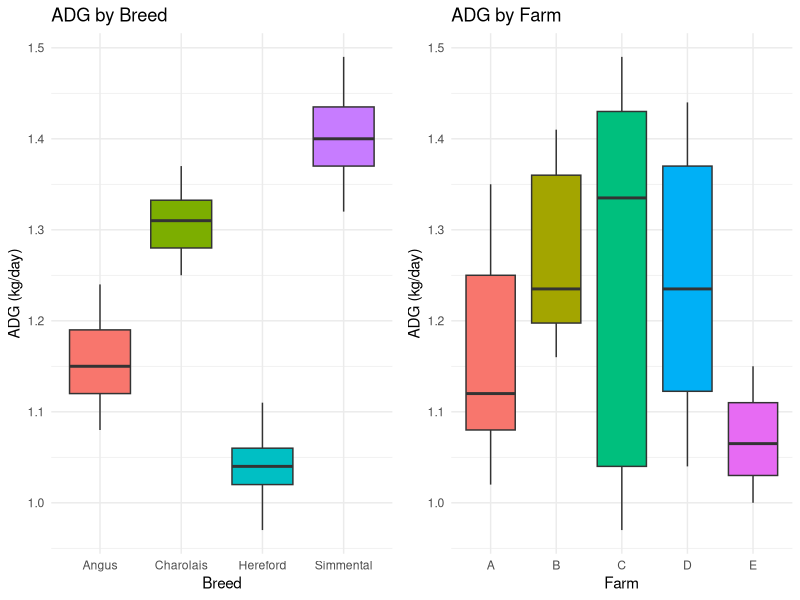
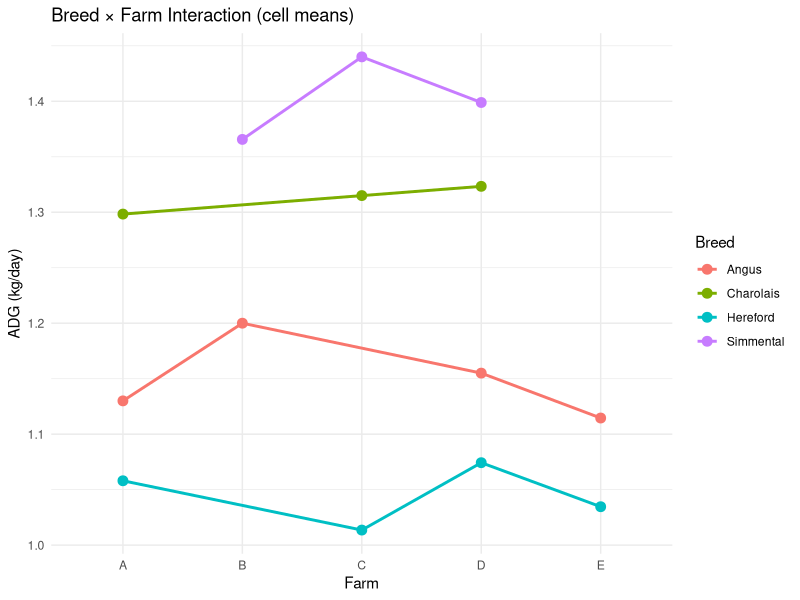

Generate these figures, in order, with R:
## ---- chunk 1
#| label: sheep-data-setup
#| message: false

# Load packages
library(MASS)     # For ginv()
library(ggplot2)  # For plotting
library(knitr)    # For tables

# Load data
sheep <- read.csv("data/sheep_fleece_unbalanced.csv")

# Inspect
head(sheep)
table(sheep$breed)  # Unbalanced: 3, 2, 1

# Summary statistics by breed
library(dplyr)
sheep %>%
  group_by(breed) %>%
  summarise(
    n = n(),
    mean = mean(fleece_weight),
    sd = sd(fleece_weight)
  )

# Create response vector and breed factor
y <- sheep$fleece_weight
breed <- factor(sheep$breed)
n <- length(y)
## ---- chunk 2
#| label: sheep-cell-means

# Step 1: Build design matrix (cell means: no intercept)
X_cell <- model.matrix(~ breed - 1, data = sheep)
colnames(X_cell) <- c("Corriedale", "Merino", "Romney")
X_cell  # Display

# Check rank
p <- ncol(X_cell)
rank_X <- qr(X_cell)$rank
cat("Rank of X (cell means):", rank_X, "= p =", p, "→ Full rank!\n")

# Step 2: Normal equations
XtX <- t(X_cell) %*% X_cell
Xty <- t(X_cell) %*% y

cat("\nX'X (diagonal for cell means):\n")
print(XtX)

cat("\nX'y:\n")
print(Xty)

# Step 3: Solve
XtX_inv <- solve(XtX)
b_cell <- XtX_inv %*% Xty

cat("\nEstimates (cell means model):\n")
print(b_cell)

# These should be group means
cat("\nGroup means (direct calculation):\n")
print(tapply(y, breed, mean))

# Step 4: Fitted values and residuals
y_hat <- X_cell %*% b_cell
residuals <- y - y_hat
SSE <- sum(residuals^2)
MSE <- SSE / (n - p)

cat("\nSSE:", SSE, "kg²\n")
cat("MSE:", MSE, "kg²\n")
cat("Residual SD:", sqrt(MSE), "kg\n")

# Compare with lm()
fit_cell <- lm(fleece_weight ~ breed - 1, data = sheep)
cat("\nComparison with lm():\n")
cat("Manual:", b_cell, "\n")
cat("lm():  ", coef(fit_cell), "\n")
cat("Match:", all.equal(c(b_cell), coef(fit_cell)), "\n")
## ---- chunk 3
#| label: sheep-effects-setzero

# Effects model: lm() default (first level as reference)
fit_effects <- lm(fleece_weight ~ breed, data = sheep)

cat("Effects model (Corriedale = 0 reference):\n")
summary(fit_effects)$coefficients

# Interpretation
cat("\nInterpretation:\n")
cat("μ (intercept):", coef(fit_effects)[1], "= Corriedale mean\n")
cat("α_Merino:", coef(fit_effects)[2], "= Merino - Corriedale\n")
cat("α_Romney:", coef(fit_effects)[3], "= Romney - Corriedale\n")

# Group means from effects model
cat("\nGroup means from effects model:\n")
cat("Corriedale:", coef(fit_effects)[1], "\n")
cat("Merino:", coef(fit_effects)[1] + coef(fit_effects)[2], "\n")
cat("Romney:", coef(fit_effects)[1] + coef(fit_effects)[3], "\n")
## ---- chunk 4
#| label: sheep-ginv

# Build full effects model X matrix
X_effects <- model.matrix(~ breed, data = sheep)
colnames(X_effects) <- c("mu", "Merino", "Romney")
X_effects  # Display

# Check rank
rank_X_effects <- qr(X_effects)$rank
p_effects <- ncol(X_effects)
cat("Rank of X (effects):", rank_X_effects, "< p =", p_effects, "→ NOT full rank!\n")

# Normal equations (singular)
XtX_effects <- t(X_effects) %*% X_effects
Xty_effects <- t(X_effects) %*% y

cat("\nX'X (effects model, singular):\n")
print(XtX_effects)

cat("\nDeterminant:", det(XtX_effects), "(= 0, singular)\n")

# Solve using Moore-Penrose g-inverse
XtX_ginv <- ginv(XtX_effects)

cat("\nMoore-Penrose g-inverse:\n")
print(XtX_ginv)

# Verify property: AA⁻A = A
verification <- XtX_effects %*% XtX_ginv %*% XtX_effects
error <- max(abs(verification - XtX_effects))
cat("\nVerification: ||X'X(X'X)⁻X'X - X'X|| =", error, "(should be ≈ 0)\n")

# Solution
b_ginv <- XtX_ginv %*% Xty_effects

cat("\nSolution using g-inverse:\n")
print(b_ginv)

# Fitted values (should be same as cell means)
y_hat_ginv <- X_effects %*% b_ginv

cat("\nFitted values match cell means:", all.equal(c(y_hat_ginv), c(y_hat)), "\n")
## ---- chunk 5
#| label: sheep-estimability

# Custom function to test estimability
is_estimable <- function(c, X, tol = 1e-10) {
  XtX <- t(X) %*% X
  XtX_ginv <- ginv(XtX)
  projection <- XtX %*% XtX_ginv %*% c
  all(abs(projection - c) < tol)
}

# Test various functions
cat("Testing estimability (effects model):\n\n")

# μ (intercept)
c_mu <- c(1, 0, 0)
cat("μ:", is_estimable(c_mu, X_effects), "\n")

# α_Merino
c_a1 <- c(0, 1, 0)
cat("α_Merino:", is_estimable(c_a1, X_effects), "\n")

# α_Romney
c_a2 <- c(0, 0, 1)
cat("α_Romney:", is_estimable(c_a2, X_effects), "\n")

# Contrast: α_Merino - α_Romney
c_contrast1 <- c(0, 1, -1)
cat("α_Merino - α_Romney:", is_estimable(c_contrast1, X_effects), "\n")

# Contrast: Romney vs. reference (Corriedale)
# In this parameterization, Corriedale is encoded as α=-sum(other α's)
# To compare Romney vs Corriedale: α_Romney - α_Corriedale
# But in the constraint where Corriedale is reference, this is just α_Romney
c_contrast2 <- c(0, 0, 1)
estimate1 <- t(c_contrast2) %*% coef(fit_effects)
cat("\nRomney vs. Corriedale (set-to-zero):", estimate1, "kg\n")

# Using g-inverse solution
estimate2 <- t(c_contrast2) %*% b_ginv
cat("Romney vs. Corriedale (g-inverse):  ", estimate2, "kg\n")

cat("\n→ Contrasts are estimable and unique!\n")
## ---- chunk 6
#| label: beef-load-data
#| message: false

# Load beef data
beef <- read.csv("data/beef_multifarm_unbalanced.csv")

# Inspect structure
str(beef)
head(beef)

# Sample sizes by breed and farm
cat("Sample sizes (breed × farm):\n")
table_breed_farm <- table(beef$breed, beef$farm)
print(table_breed_farm)

cat("\nTotal observations:", nrow(beef), "\n")

# Summary statistics
cat("\nADG by breed:\n")
breed_summary <- beef %>%
  group_by(breed) %>%
  summarise(
    n = n(),
    mean = mean(adg),
    sd = sd(adg)
  )
print(breed_summary)

cat("\nADG by farm:\n")
farm_summary <- beef %>%
  group_by(farm) %>%
  summarise(
    n = n(),
    mean = mean(adg),
    sd = sd(adg)
  )
print(farm_summary)

# Grand mean
cat("\nGrand mean ADG:", mean(beef$adg), "kg/day\n")
## ---- chunk 7
#| label: beef-visualization
#| fig-width: 10
#| fig-height: 6

library(ggplot2)
library(gridExtra)

# Boxplot by breed
p1 <- ggplot(beef, aes(x = breed, y = adg, fill = breed)) +
  geom_boxplot() +
  labs(title = "ADG by Breed", x = "Breed", y = "ADG (kg/day)") +
  theme_minimal() +
  theme(legend.position = "none")

# Boxplot by farm
p2 <- ggplot(beef, aes(x = farm, y = adg, fill = farm)) +
  geom_boxplot() +
  labs(title = "ADG by Farm", x = "Farm", y = "ADG (kg/day)") +
  theme_minimal() +
  theme(legend.position = "none")

# Side-by-side
grid.arrange(p1, p2, ncol = 2)

# Breed × farm interaction plot (only cells with data)
cell_means <- aggregate(adg ~ breed + farm, data = beef, FUN = mean)

ggplot(cell_means, aes(x = farm, y = adg, color = breed, group = breed)) +
  geom_line(size = 1) +
  geom_point(size = 3) +
  labs(title = "Breed × Farm Interaction (cell means)",
       x = "Farm", y = "ADG (kg/day)", color = "Breed") +
  theme_minimal()
## ---- chunk 8
#| label: beef-model1-breed

# Fit breed-only model (cell means)
fit_breed <- lm(adg ~ breed - 1, data = beef)

cat("Model 1: ADG ~ Breed (cell means)\n")
summary(fit_breed)

# Breed means
breed_means <- coef(fit_breed)
cat("\nBreed means (kg/day):\n")
print(breed_means)

# ANOVA
cat("\nANOVA table:\n")
anova(fit_breed)

# Interpretation
cat("\nInterpretation:\n")
cat("- Charolais highest ADG:", breed_means["breedCharolais"], "kg/day\n")
cat("- Hereford lowest ADG:", breed_means["breedHereford"], "kg/day\n")
cat("- Difference:", breed_means["breedCharolais"] - breed_means["breedHereford"], "kg/day\n")
cat("\nBUT: This ignores farm effects! Breeds not equally distributed across farms.\n")
## ---- chunk 9
#| label: beef-model2-additive

# Fit additive model
fit_additive <- lm(adg ~ breed + farm, data = beef)

cat("Model 2: ADG ~ Breed + Farm (additive)\n")
summary(fit_additive)

# Type I SS (sequential)
cat("\nType I SS (sequential):\n")
anova(fit_additive)

# Type III SS (each adjusted for others)
library(car)
cat("\nType III SS (each adjusted for others):\n")
Anova(fit_additive, type = 3)

cat("\n→ Note: Type I and Type III give different results!\n")
cat("   With unbalanced data, order matters for Type I.\n")
cat("   Type III tests each effect adjusted for the other.\n")
## ---- chunk 10
#| label: beef-model3-interaction

# Fit interaction model
fit_interaction <- lm(adg ~ breed * farm, data = beef)

cat("Model 3: ADG ~ Breed * Farm (interaction)\n")
summary(fit_interaction)

# Check which coefficients are NA (non-estimable)
coefs <- coef(fit_interaction)
na_coefs <- names(coefs)[is.na(coefs)]

cat("\nNon-estimable parameters (NA):\n")
print(na_coefs)

cat("\n→ These breed × farm combinations have no data (missing cells)\n")

# Type III ANOVA (may fail with aliased coefficients)
cat("\nAttempting Type III ANOVA:\n")
tryCatch({
  Anova(fit_interaction, type = 3)
}, error = function(e) {
  cat("→ Type III SS cannot be computed due to aliased coefficients\n")
  cat("  This is expected with missing cells in interaction models!\n")
  cat("  Use model comparison with anova() instead.\n")
})

# Test interaction significance
cat("\nTest interaction vs. additive:\n")
anova(fit_additive, fit_interaction)

# Interpretation
if (anova(fit_additive, fit_interaction)$`Pr(>F)`[2] < 0.05) {
  cat("\n→ Interaction is significant (p < 0.05)\n")
  cat("   Breed effects depend on farm!\n")
} else {
  cat("\n→ Interaction not significant (p ≥ 0.05)\n")
  cat("   Additive model sufficient.\n")
}
## ---- chunk 11
#| label: beef-estimable-contrasts
#| message: false

library(emmeans)

# Estimated marginal means for breed (averaged across farms)
emm_breed <- emmeans(fit_additive, "breed")

cat("Estimated marginal means (breed):\n")
print(emm_breed)

# Pairwise comparisons
cat("\nPairwise breed comparisons:\n")
pairs_breed <- pairs(emm_breed, adjust = "tukey")
print(pairs_breed)

# Custom contrast: British vs. Continental breeds
# British: Angus, Hereford
# Continental: Charolais, Simmental
contrast_british_continental <- list(
  "British vs Continental" = c(0.5, 0.5, -0.5, -0.5)  # Angus, Char, Here, Simm
)

cat("\nCustom contrast: British vs. Continental breeds:\n")
test_contrast <- contrast(emm_breed, contrast_british_continental)
print(test_contrast)

# Effect size
effect_size <- summary(test_contrast)$estimate
cat("\nEffect size:", effect_size, "kg/day\n")
cat("Continental breeds gain", abs(effect_size), "kg/day more than British breeds (on average).\n")
## ---- chunk 12
#| label: beef-precision

# Standard errors vary with sample size
emm_summary <- summary(emm_breed)

cat("Standard errors by breed:\n")
print(emm_summary[, c("breed", "emmean", "SE")])

# Relative precision (1/SE²)
emm_summary$rel_precision <- 1 / emm_summary$SE^2

cat("\nRelative precision (1/SE²):\n")
print(emm_summary[, c("breed", "rel_precision")])

# Sample sizes by breed
n_breed <- table(beef$breed)
cat("\nSample sizes:\n")
print(n_breed)

cat("\n→ Breeds with more observations have smaller SEs (more precise).\n")
